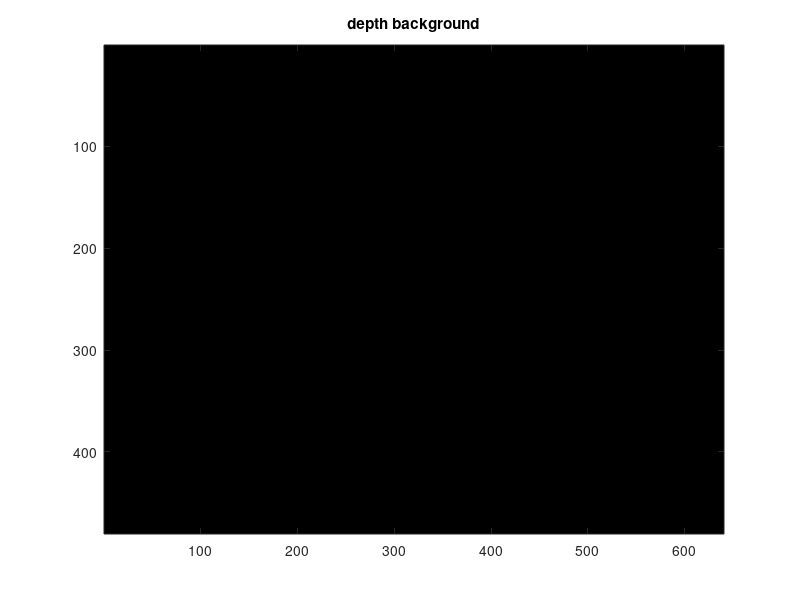
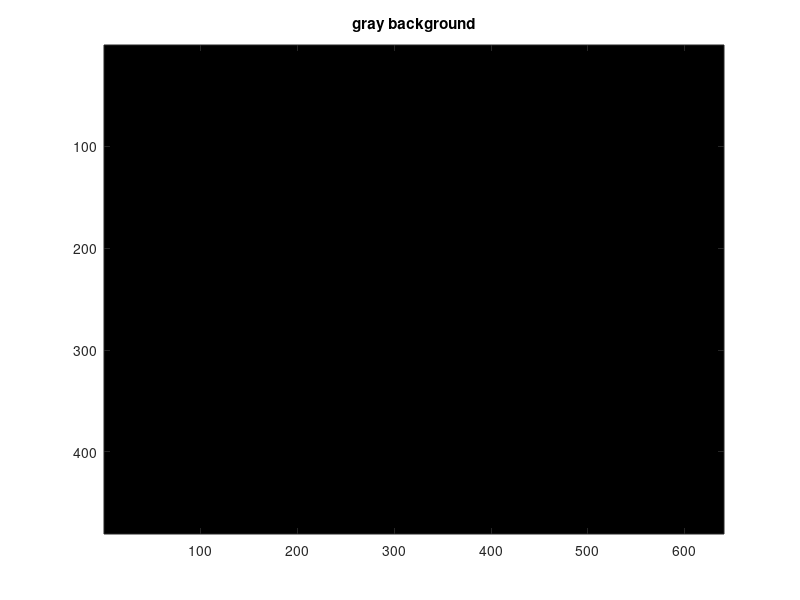

Write the MATLAB code that produced these figures, in order.
%% Opening files/initialization of matrices
images_jpg=dir('*.jpg');
images_mat=dir('*.mat');
images_gray=zeros(480,640,length(images_jpg));
images_depth=zeros(480,640,length(images_jpg));
for i=1:length(images_jpg),
    images_gray(:,:,i)=rgb2gray(imread(images_jpg(i).name));
    load(images_mat(i).name);
    images_depth(:,:,i)=double(depth_array)/1000;
    figure(1)
    imshow(uint8(images_gray(:,:,i)));
    figure(2);
    imagesc(images_depth(:,:,i));
    %colormap(gray);
    pause(.2);
end

%% Computing the background for the depth and RGB image sequences given
background_depth=median(images_depth,3);
figure(5);
imagesc(background_depth);
title("depth background");
background_gray=median(images_gray,3);
figure(6);
imagesc(background_gray);
title("gray background")
figure(1);
subplot(211);imagesc(background_depth);
subplot(212);imagesc(background_gray);
%% Performing background subtraction for depth (we should try with gray too)
figure(1);clf;
figure(2);clf;

for i=1:length(images_jpg),
    % subtracting the background from the current image to get the
    % difference
    image_subtracted=abs(images_depth(:,:,i)-background_depth)>.20;
    
    % creating a morphologically filtered version of each subtracted image
    % to reduce noise. 'strel' creates a disk. we filter inside that disk
    image_morphed=imopen(image_subtracted,strel('disk',5));
    figure(1);
    imagesc([image_subtracted image_morphed]);
    title('Difference image and morph filtered');
    colormap(gray);
    
    
    figure(2);
    imagesc([images_depth(:,:,i) background_depth]);
    title('Depth image i and background image');
    
    
    figure(3);
    imagesc(bwlabel(image_morphed));
    title('Connected components');
    
    
    pause(.2);
end